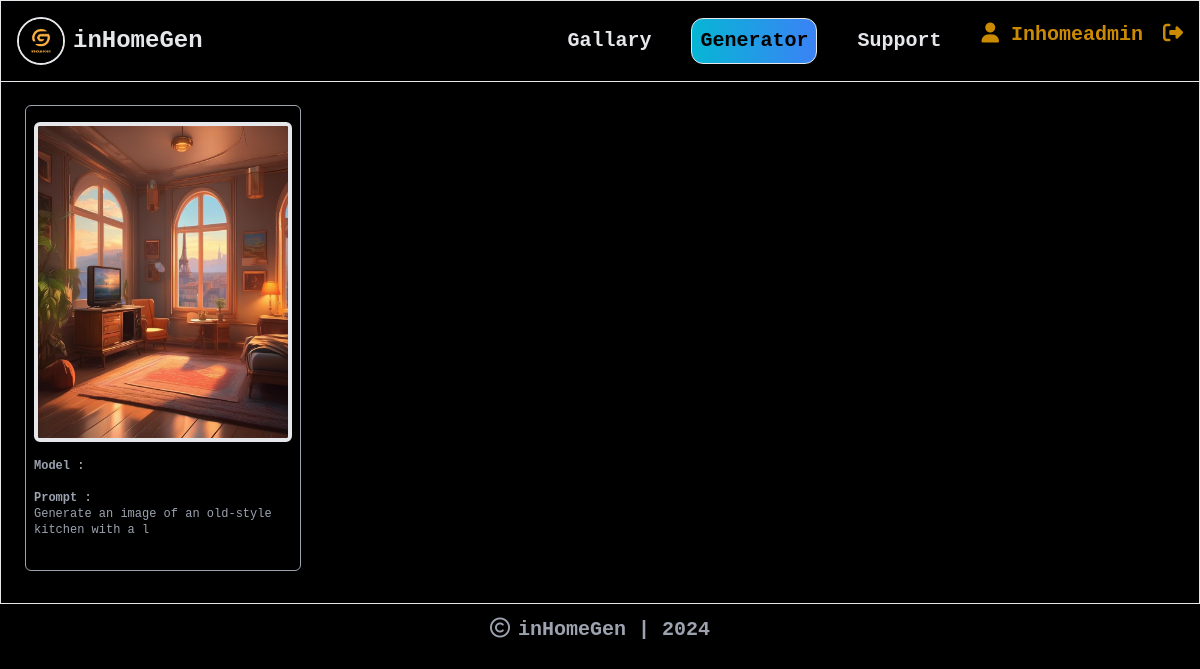
Before: /gallery/ (signed in) with the older database file.
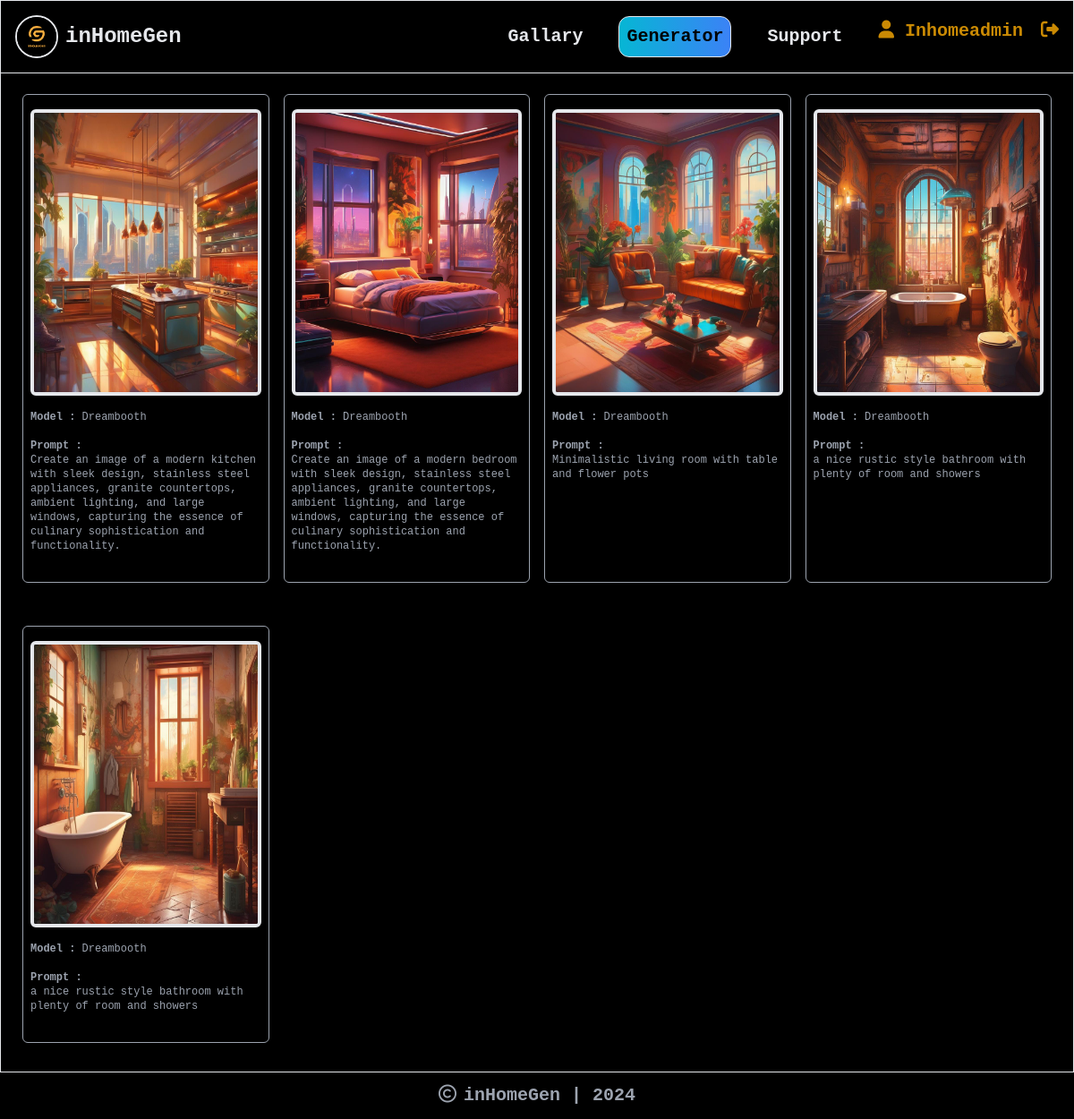
After: the same page with the newer database file.
### inhome_app/models.py (models this page shows, shortened)
class ImgDetails(models.Model):
    id = models.AutoField(primary_key=True)
    user_name = models.CharField(max_length=50)
    projName = models.CharField(max_length=120, default="")
    roomName = models.CharField(max_length=120, default="")
    prompt = models.CharField(max_length=500, default="")
    negprompt = models.CharField(max_length=500, default="")
    modelName = models.CharField(max_length=50, default="")
    style = models.CharField(max_length=50, default="")
    path = models.CharField(max_length=300, default="")
    pub_date = models.DateField()
    pub_time = models.CharField(max_length=50)

### inhome_app/views.py (the view)
# urls.py: path("gallery/", views.gallery, name="gallery"),
@login_required
def gallery(request):
    logedIn_user = request.user.username
    imgData = ImgDetails.objects.all()
    context = {'imgData': imgData}
    return render(request, 'inhome_app/gallery.html', context)

### inhome_app/templates/inhome_app/gallery.html
{% extends 'inhome_app/base.html' %} {% block title %}inHomeGen | Gallry{% endblock %}
<div>{% block content %} {% load static %}</div>
    <section class="mt-20">
        <div class="col-span-3 border">
            <section class="text-gray-400" id="software">
                <div id="seasonalItems" class="grid grid-cols-1 md:grid-cols-4 gap-4 px-6 pb-6">
                  {% if imgData %}
                    {% for iData in imgData %}
                    <div class="rounded-md border border-gray-400 my-2 md:mt-6 py-4 px-2 hover:border-yellow-400">
                        <img src="{% static iData.path  %}" alt="genImg" class="h-80 w-auto border-4 rounded-md mx-auto mb-4">
                        <div class="my-4">
                            <div class="text-left text-xs mb-4"><b>Model : </b>{{ iData.modelName }}</div>
                            <div class="text-left text-xs"><b>Prompt : <br></b>{{ iData.prompt }}</div>
                        </div>
                    </div>
                    {% endfor %}
                  {% endif %}
                    </div>
            </section>
        </div>
    </section>
{% endblock %}

### inhome_app/templates/inhome_app/base.html (shortened to what this page needs)
<!DOCTYPE html>
<html lang="en">
<head>
    {% load static %}
    <link rel="stylesheet" href="https://cdnjs.cloudflare.com/ajax/libs/font-awesome/6.5.1/css/all.min.css">
    <script src="{% static 'inhome_app\setup\tailwindcss.js' %}"></script>
</head>
<body class="body-container bg-black font-mono">
    <section class="font-mono z-50">
        <nav class="fixed z-50 bg-black top-0 left-0 w-full py-2 px-4 flex items-center justify-between border shadow-md">
            <a class="flex items-center space-x-2" href="#">
              <img src="{% static 'inhome_app\setup\logo.png' %}" alt="Logo" class="h-12 w-12 rounded-full border-2">
              <span class="text-2xl font-bold text-gray-200 hover:text-gray-400">inHomeGen</span>
            </a>
            <div class="flex items-center space-x-10">
              <a href="{% url 'gallery' %}" class="text-xl text-gray-200 font-bold hover:underline hover:text-gray-400">Gallary</a>
              <a href="{% url 'dashboard' %}" class="text-xl text-black font-bold hover:underline border p-2 rounded-xl bg-gradient-to-r from-cyan-500 to-blue-500">Generator</a>
              <a href="#" class="text-xl text-gray-200 font-bold hover:underline hover:text-gray-400">Support</a>
              {% if user.is_authenticated %}
              <a href="{% url 'user_logout' %}" class="col-span-2">
                <div
                  class="text-xl py-3 h-16 font-bold text-center text-yellow-600 hover:text-yellow-400"
                >
                  <i class="fa-solid fa-user"></i> {{ user.username |title }}
                  <i class="fa-solid fa-right-from-bracket ml-2"></i>
                </div>
              </a>
              {% endif %}
            </div>
          </nav>
    </section>
    {% block content %}{% endblock %}
    <section class="text-xl px-2 py-2 md:px-20">
        <div class="text-center font-bold text-gray-400 my-1"><i class="fa-regular fa-copyright mr-2"></i>inHomeGen | 2024</div>
    </section>
</body>
</html>

Changed rows visible on the page:
removed ImgDetails: prompt "Generate an image of an old-style kitchen with a l"
added ImgDetails: modelName "Dreambooth", prompt "Create an image of a modern kitchen with sleek design, stainless steel appliances, granite countertops, ambient lighting, and large windows, capturing the essence of culinary sophistication and functionality."
added ImgDetails: modelName "Dreambooth", prompt "Create an image of a modern bedroom with sleek design, stainless steel appliances, granite countertops, ambient lighting, and large windows, capturing the essence of culinary sophistication and functionality."
added ImgDetails: modelName "Dreambooth", prompt "Minimalistic living room with table and flower pots"
added ImgDetails: modelName "Dreambooth", prompt "a nice rustic style bathroom with plenty of room and showers"
added ImgDetails: modelName "Dreambooth", prompt "a nice rustic style bathroom with plenty of room and showers"
